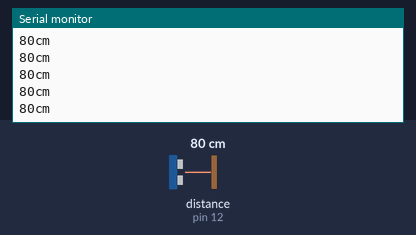
The sketch below on a simulated Arduino Uno, built with avr-gcc and run on an emulated ATmega328P. Parts: the last lines printed to the serial monitor. Wiring (inferred from the names in the program): ultrasonic range finder: trigger pin 13; echo pin 12. Inputs (shaded band) come from the test bench; at power-on: distance to the obstacle (sensor on pin 12) 80 cm. The echo pulse lasts 58.3 µs per cm.

Above: at 1.2 s.
1.3 s: distance to the obstacle (sensor on pin 12) set to 2 cm
At 1.48 s:
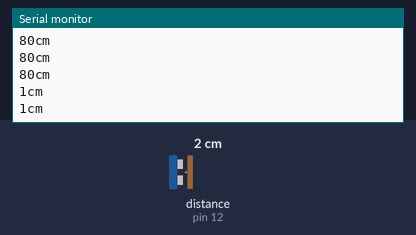
2.8 s: distance to the obstacle (sensor on pin 12) set to 120 cm
At 2.89 s:
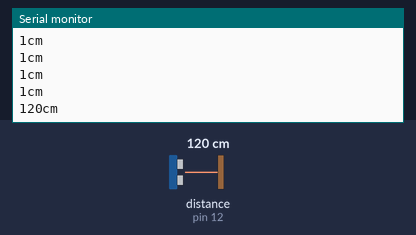
Timing chart, 0 to 5.8 s (numbered marks = the images above; inputs shaded):
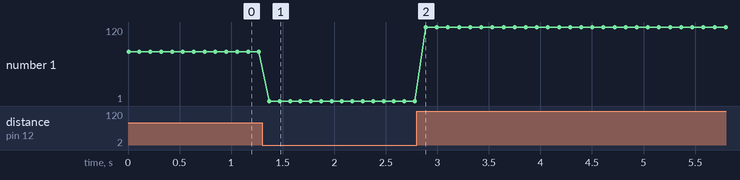

The sketch:

ultrasonic.ino
```cpp
#define trigPin 13
#define echoPin 12

void setup() {
  Serial.begin(9600);
}

void loop() {
  long duration, cm;
  pinMode(trigPin, OUTPUT);
  digitalWrite(trigPin, LOW);
  delayMicroseconds(2);
  digitalWrite(trigPin, HIGH);
  delayMicroseconds(5);
  digitalWrite(trigPin, LOW);
  pinMode(echoPin, INPUT);
  duration = pulseIn(echoPin, HIGH);

  cm = microsecondsToCentimeters(duration);

  Serial.print(cm);
  Serial.print("cm");
  Serial.println();
  delay(100);
}

long microsecondsToCentimeters(long duration)
{
  return duration/29/2;
}
```

Measured:
- after the input at 1.3 s, the serial monitor: prints a new line after 0.07 s (image 1)
- after the input at 2.8 s, the serial monitor: prints a new line after 0.09 s (image 2)
- plotted number 1: 80 → 1 after the input at 1.3 s, 1 → 120 after the input at 2.8 s
